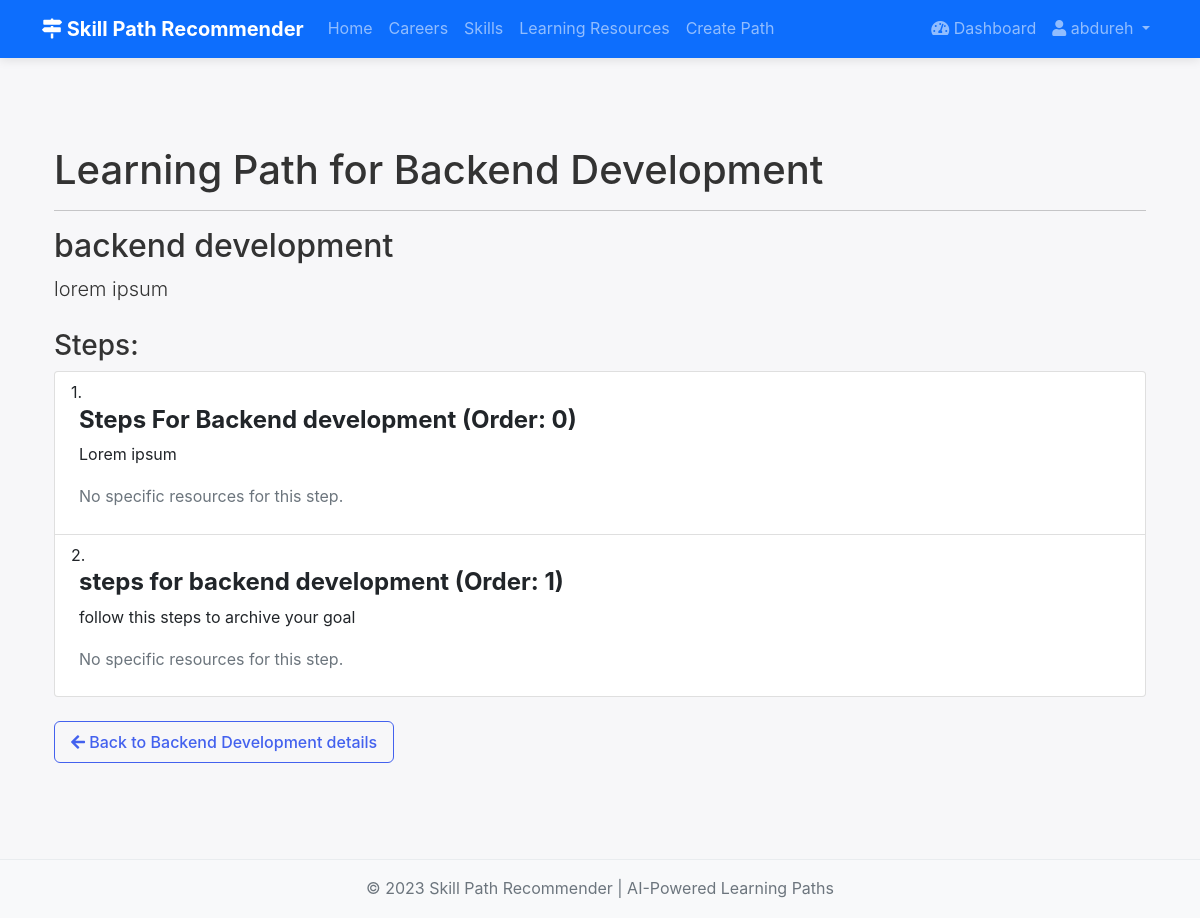
Page /learning-paths/career/1/ (signed in) on the committed database.
### careers/models.py (models this page shows, shortened)
class Career(models.Model):
    name = models.CharField(max_length=100)
    slug = models.SlugField(max_length=120, unique=True)
    description = models.TextField()
    category = models.CharField(max_length=50, blank=True)
    average_salary = models.CharField(max_length=50, blank=True)
    job_outlook = models.TextField(blank=True)
    required_education = models.CharField(max_length=100, blank=True)
    created_at = models.DateTimeField(auto_now_add=True)
    updated_at = models.DateTimeField(auto_now=True)

### learning_paths/models.py (models this page shows, shortened)
class LearningPath(models.Model):
    title = models.CharField(max_length=200)
    description = models.TextField()
    user = models.ForeignKey(User, on_delete=models.CASCADE, related_name='created_paths')
    users = models.ManyToManyField(User, related_name='enrolled_paths', blank=True)
    career = models.ForeignKey(Career, on_delete=models.CASCADE, related_name='learning_paths_for_career')
    skills = models.ManyToManyField(Skill, related_name='learning_paths_targeting_skill', blank=True)
    duration_weeks = models.PositiveIntegerField(default=0, help_text="Estimated completion time in weeks")
    is_public = models.BooleanField(default=False, help_text="Whether path is visible to other users")
    created_at = models.DateTimeField(auto_now_add=True)
    updated_at = models.DateTimeField(auto_now=True)

class PathStep(models.Model):
    STEP_TYPES = (
        ('skill', 'Learn Skill'),
        ('resource', 'Complete Resource'),
        ('project', 'Complete Project'),
        ('assessment', 'Pass Assessment'),
    )
    learning_path = models.ForeignKey(LearningPath, on_delete=models.CASCADE, related_name='steps')
    title = models.CharField(max_length=200)
    description = models.TextField()
    step_type = models.CharField(max_length=20, choices=STEP_TYPES, default='resource')
    order = models.PositiveIntegerField(help_text="Order of the step in the path")
    skill_to_learn = models.ForeignKey(Skill, on_delete=models.SET_NULL, null=True, blank=True, related_name="path_steps_for_skill")
    resources = models.ManyToManyField(LearningResource, blank=True, related_name='path_steps_featuring_resource') # Now ManyToMany
    estimated_hours = models.PositiveIntegerField(default=0, help_text="Estimated hours to complete this step")
    created_at = models.DateTimeField(auto_now_add=True)
    updated_at = models.DateTimeField(auto_now=True)
    class Meta:
        ordering = ['order']
        unique_together = ('learning_path', 'order')

### learning_paths/views.py (the view)
# urls.py: path('career/<int:career_id>/', views.learning_path_for_career_view, name='learning_path_for_career'),
def learning_path_for_career_view(request, career_id):
    career = get_object_or_404(Career, pk=career_id)
    learning_path = LearningPath.objects.filter(career=career).first()
    steps = []
    if learning_path:
        steps = learning_path.steps.all()
    context = {
        'career': career,
        'learning_path': learning_path,
        'steps': steps
    }
    return render(request, 'learning_paths/path_detail.html', context)

### templates/learning_paths/path_detail.html (shortened to what this page needs)
{% extends 'base.html' %}
{% load static %}
{% block content %}
<div class="container mt-4">
    <h1>Learning Path for {{ career.name }}</h1>
    <hr>
    {% if learning_path %}
        <h2>{{ learning_path.title }}</h2>
        {% if learning_path.description %}
            <p class="lead">{{ learning_path.description }}</p>
        {% endif %}
        <h3 class="mt-4">Steps:</h3>
        {% if steps %}
            <ol class="list-group list-group-numbered">
                {% for step in steps %}
                <li class="list-group-item d-flex justify-content-between align-items-start flex-column">
                    <div class="ms-2 me-auto">
                        <h4 class="fw-bold">{{ step.title }} (Order: {{ step.order }})</h4>
                        <p>{{ step.description }}</p>
                        {% if step.resources.all %}
                            <h5>Resources:</h5>
                            <ul class="list-unstyled">
                                {% for resource in step.resources.all %}
                                <li>
                                    <a href="{{ resource.url }}" target="_blank" rel="noopener noreferrer">{{ resource.title }}</a> ({{ resource.get_resource_type_display }})
                                    {% if resource.estimated_hours %}
                                        <span class="badge bg-secondary rounded-pill">{{ resource.estimated_hours }} hrs</span>
                                    {% endif %}
                                </li>
                                {% endfor %}
                            </ul>
                        {% else %}
                            <p class="text-muted">No specific resources for this step.</p>
                        {% endif %}
                    </div>
                </li>
                {% endfor %}
            </ol>
        {% else %}
            <div class="alert alert-info" role="alert">
                <p class="mb-0">No steps defined for this learning path yet.</p>
            </div>
        {% endif %}
    {% else %}
        <div class="alert alert-warning" role="alert">
            <p class="mb-0">No learning path available for {{ career.name }} at the moment. Please check back later or consider contributing one!</p>
        </div>
    {% endif %}
    <div class="mt-4">
        <a href="{% url 'careers:career_detail' career.id %}" class="btn btn-outline-primary">
            <i class="fas fa-arrow-left"></i> Back to {{ career.name }} details
        </a>
    </div>
</div>
{% endblock %}

### templates/base.html (shortened to what this page needs)
<!DOCTYPE html>
<html lang="en">
<head>
    <link href="https://cdn.jsdelivr.net/npm/bootstrap@5.1.3/dist/css/bootstrap.min.css" rel="stylesheet">
    <link rel="stylesheet" href="https://cdnjs.cloudflare.com/ajax/libs/font-awesome/5.15.4/css/all.min.css" />
    {% load static %}
    <link rel="stylesheet" href="{% static 'css/main.css' %}">
</head>
<body>
    <nav class="navbar navbar-expand-lg navbar-dark bg-primary">
        <div class="container">
            <a class="navbar-brand" href="{% url 'home' %}">
                <i class="fas fa-map-signs"></i> Skill Path Recommender
            </a>
            <div class="collapse navbar-collapse" id="navbarNav">
                <ul class="navbar-nav me-auto">
                    <li class="nav-item">
                        <a class="nav-link {% if request.resolver_match.url_name == 'home' %}active{% endif %}" href="{% url 'home' %}">Home</a>
                    </li>
                    <li class="nav-item">
                        <a class="nav-link {% if 'careers' in request.path %}active{% endif %}" href="{% url 'careers:careers_list' %}">Careers</a>
                    </li>
                    <li class="nav-item">
                        <a class="nav-link {% if request.resolver_match.url_name == 'skills_list' %}active{% endif %}" href="{% url 'careers:skills_list' %}">Skills</a>
                    </li>
                    <li class="nav-item">
                        <a class="nav-link {% if request.resolver_match.url_name == 'resources_list' %}active{% endif %}" href="{% url 'careers:resources_list' %}">Learning Resources</a>
                    </li>
                    {% if user.is_authenticated %}
                    <li class="nav-item">
                        <a class="nav-link {% if request.resolver_match.url_name == 'generate_path' %}active{% endif %}" href="{% url 'learning_paths:generate_path' %}">Create Path</a>
                    </li>
                    {% endif %}
                </ul>
                <ul class="navbar-nav">
                    {% if user.is_authenticated %}
                    <li class="nav-item">
                        <a class="nav-link {% if request.resolver_match.app_name == 'accounts' and request.resolver_match.url_name == 'dashboard' %}active{% endif %}" href="{% url 'accounts:dashboard' %}">
                            <i class="fas fa-tachometer-alt"></i> Dashboard
                        </a>
                    </li>
                    <li class="nav-item dropdown">
                        <a class="nav-link dropdown-toggle" href="#" id="navbarDropdown" role="button" data-bs-toggle="dropdown" aria-expanded="false">
                            <i class="fas fa-user"></i> {{ user.username }}
                        </a>
                    </li>
                    {% endif %}
                </ul>
            </div>
        </div>
    </nav>
    <main class="container my-4">
        {% block content %}{% endblock %}
    </main>
    <footer class="footer py-3 bg-light mt-5">
        <div class="container text-center">
            <span class="text-muted">&copy; 2023 Skill Path Recommender | AI-Powered Learning Paths</span>
        </div>
    </footer>
</body>
</html>

### static/css/main.css (style rules this page uses)
:root { --primary: #4361ee; --primary-dark: #3347c2; --secondary: #7209b7; --success: #38b000; --info: #4cc9f0; --warning: #ffbe0b; --danger: #e63946; --light: #f8f9fa; --dark: #212529; --gray: #6c757d; --gray-light: #e9ecef; }
body { font-family: 'Inter', 'Segoe UI', Roboto, 'Helvetica Neue', sans-serif; line-height: 1.6; color: #333; background-color: #f7f7f9; min-height: 100vh; display: flex; flex-direction: column; }
main { flex: 1; padding: 1.5rem 0; }
a { color: var(--primary); text-decoration: none; }
.navbar { box-shadow: 0 2px 10px rgba(0,0,0,0.1); background-color: white; }
.navbar-brand { font-weight: 700; color: var(--primary); }
.btn { border-radius: 0.375rem; font-weight: 500; padding: 0.5rem 1rem; }
.btn-outline-primary { color: var(--primary); border-color: var(--primary); }
footer { background-color: #fff; border-top: 1px solid var(--gray-light); padding: 2rem 0; margin-top: auto; }

### rows in the picture
Career: name "Backend Development"
LearningPath: title "backend development", description "lorem ipsum"
PathStep: title "Steps For Backend development", order "0", description "Lorem ipsum", shows "No specific resources for this step."
PathStep: title "steps for backend development", order "1", description "follow this steps to archive your goal", shows "No specific resources for this step."

### other values in the picture
{{ user.username }} "abdureh"
